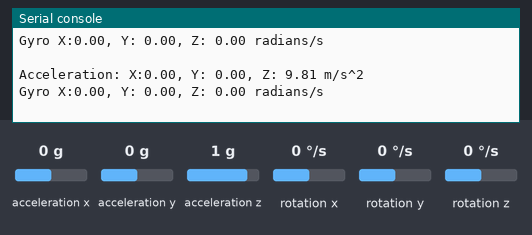
This program was run on a simulated CircuitPython board. Parts: the last lines printed to the serial console. The test bench sets the inputs (shaded band); at power-on: acceleration x 0 g, acceleration y 0 g, acceleration z 1 g, rotation x 0 °/s, rotation y 0 °/s, rotation z 0 °/s.

Above: at 1.2 s.
1.3 s: acceleration x set to -1.4 g
At 1.9 s:
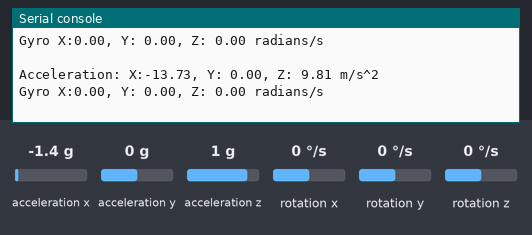
2.8 s: acceleration y set to -1.4 g
At 3.4 s:
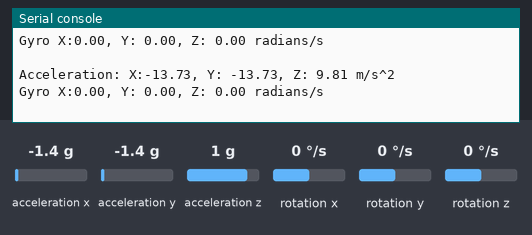
4.3 s: acceleration z set to -1.4 g
At 4.9 s:
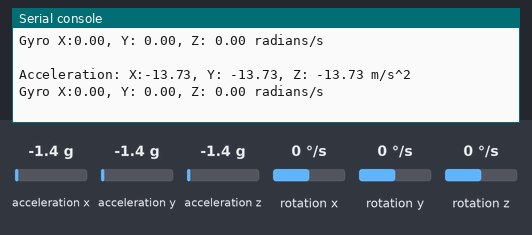
5.8 s: rotation x set to -192 °/s
At 6.4 s:
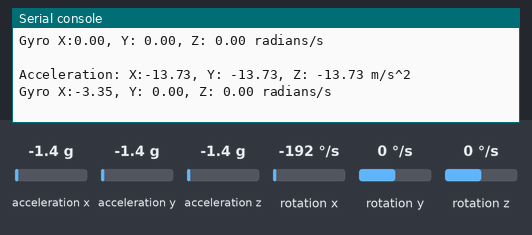
7.3 s: rotation y set to -192 °/s
At 7.9 s:
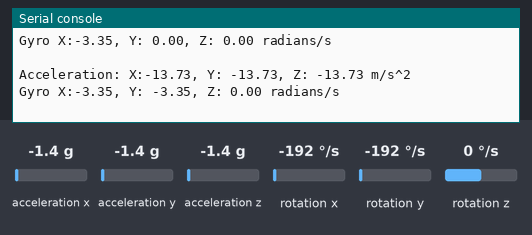

The program:

accelerometer.py
```python
import time
import board
import busio
from adafruit_lsm6ds import ism330dhcx as ism
i2c = busio.I2C(board.SCL, board.SDA)
sensor = ism.ISM330DHCX(i2c,0x6B)
while True:
    print("Acceleration: X:%.2f, Y: %.2f, Z: %.2f m/s^2" % (sensor.acceleration))
    print("Gyro X:%.2f, Y: %.2f, Z: %.2f radians/s" % (sensor.gyro))
    print("")
    time.sleep(0.5)
```

Measured:
- after the input at 1.3 s, the serial console: prints a new line after 0.21 s (image 1)
- after the input at 2.8 s, the serial console: prints a new line after 0.21 s (image 2)
- after the input at 4.3 s, the serial console: prints a new line after 0.22 s (image 3)
- after the input at 5.8 s, the serial console: prints a new line after 0.22 s (image 4)
- after the input at 7.3 s, the serial console: prints a new line after 0.23 s (image 5)
